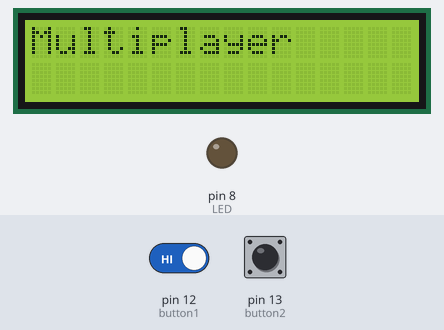
Simulated run of this sketch. Board: Arduino Uno, built with avr-gcc and run on an emulated ATmega328P. Parts: 16×2 character LCD, output pins drawn as LEDs (lit = HIGH). Inputs (shaded band) come from the test bench; at power-on: pin 13 (button2) LOW, pin 12 (button1) HIGH. Random numbers use the default seed unless the sketch sets one.

Above: at 1.2 s.
1.3 s: pin 13 (button2) pulled HIGH for 3.2 s
At 5.2 s:
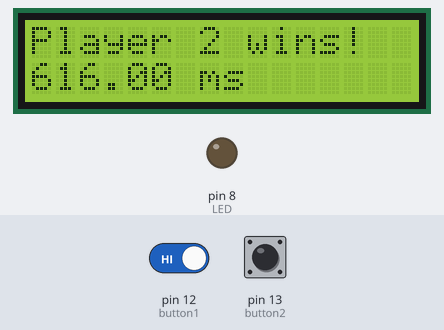
10.1 s: pin 12 (button1) driven LOW and pin 13 (button2) driven HIGH
At 11.3 s:
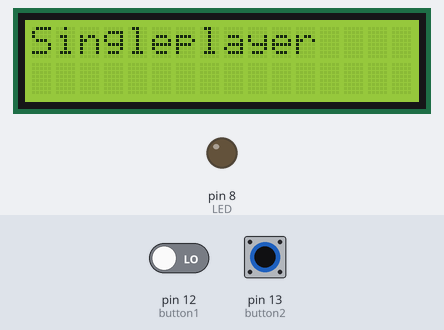
15.7 s: pin 12 (button1) driven HIGH
At 21.1 s:
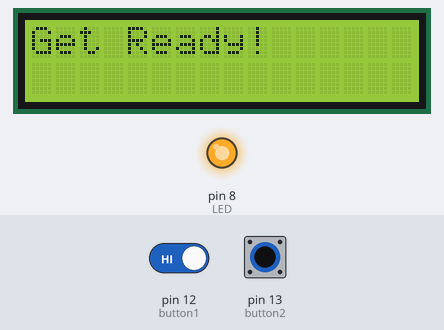
21.3 s: pin 12 (button1) driven LOW
At 21.6 s:
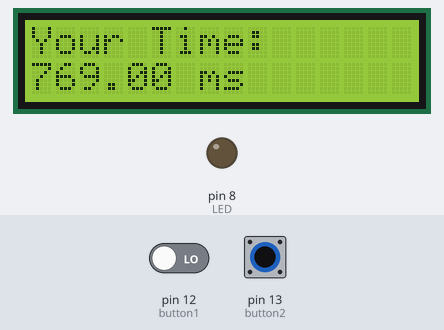
Timing chart, 0 to 24.3 s (numbered marks = the images above; inputs shaded):
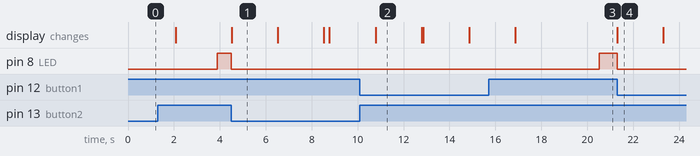

Measured:
- after the input at 1.3 s, pin 8 (LED): LOW → HIGH after 2.6 s, → LOW 0.62 s later
- after the input at 15.7 s, pin 8 (LED): LOW → HIGH after 4.8 s
- after the input at 21.3 s, pin 8 (LED): HIGH → LOW at once; the display: changes at once (image 4)
- what the display in image 1 shows lasts 2.0 s, from 4.5 s to 6.5 s

The sketch:

reaction_time_game.ino
```cpp
#include <LiquidCrystal.h>
#include <TimerOne.h>
LiquidCrystal LCD(10,9,5,4,3,2);

int button1 = 12;
int button2 = 13;
int LED = 8;

int ranDelay;
int single;
int multi;
float reactTime1;
float reactTime2;

void setup() {
  // put your setup code here, to run once:
  pinMode(button1, INPUT);
  pinMode(button2, INPUT);
  pinMode(LED, OUTPUT);
  Serial.begin(9600);

  LCD.begin(16, 2);
  LCD.home();
  LCD.print("Reaction Time");
  LCD.setCursor(0, 1);
  LCD.print("Game");
}

void loop() {
  // put your main code here, to run repeatedly:

  //Press 1 for 1 player, 2 for 2 player
  single = digitalRead(button1);
  multi = digitalRead(button2);

  //Singleplayer
  if(single == 0 && multi == 1){
    LCD.clear();
    LCD.home();
    LCD.print("Singleplayer");
    delay(2000);
    LCD.clear();
    LCD.print("Get Ready!");

    ranDelay = random(5000);              //Randomly turns on LED between 1-5 sec interval
    delay(ranDelay);
    reactTime1 = millis();                //Initialize reaction time counter
    digitalWrite(LED, HIGH);

    while(digitalRead(button1) == 1){}    //Wait until button pressed
    reactTime1 = millis() - reactTime1;   //Calculate reaction time
    digitalWrite(LED, LOW);
    LCD.clear();
    LCD.home();
    LCD.print("Your Time:");
    LCD.setCursor(0, 1);
    LCD.print(reactTime1);
    LCD.print(" ms");
    delay(2000);                          //Display time, then wait for player to select modes again
  }
  else if(single == 1 && multi == 0){     //Multiplayer
    LCD.clear();
    LCD.home();
    LCD.print("Multiplayer");
    delay(2000);
    LCD.clear();
    LCD.print("Get Ready!");

    ranDelay = random(5000);              //Randomly turns on LED between 1-5 sec interval
    delay(ranDelay);
    reactTime1 = millis();
    reactTime2 = millis();
    digitalWrite(LED, HIGH);

    while(digitalRead(button1) == 1 && digitalRead(button2) == 1){} //Wait while neither button is pressed

    if(digitalRead(button1) == 0 && digitalRead(button2) == 1){     //If button 1 is pressed first
      reactTime1 = millis() - reactTime1;
      digitalWrite(LED, LOW);
      LCD.clear();
      LCD.home();
      LCD.print("Player 1 wins!");
      LCD.setCursor(0, 1);
      LCD.print("Time: ");
      LCD.print(reactTime1);
      LCD.print(" ms");
      delay(2000);                            //Display time, then wait for player to select modes again
    }
    else if(digitalRead(button2) == 0 && digitalRead(button1) == 1){  //If button 2 is pressed first
      reactTime1 = millis() - reactTime1;
      digitalWrite(LED, LOW);
      LCD.clear();
      LCD.home();
      LCD.print("Player 2 wins!");
      LCD.setCursor(0, 1);
      LCD.print(reactTime1);
      LCD.print(" ms");
      delay(2000);                          //Display time, then wait for player to select modes again
    }
  }
}
```
